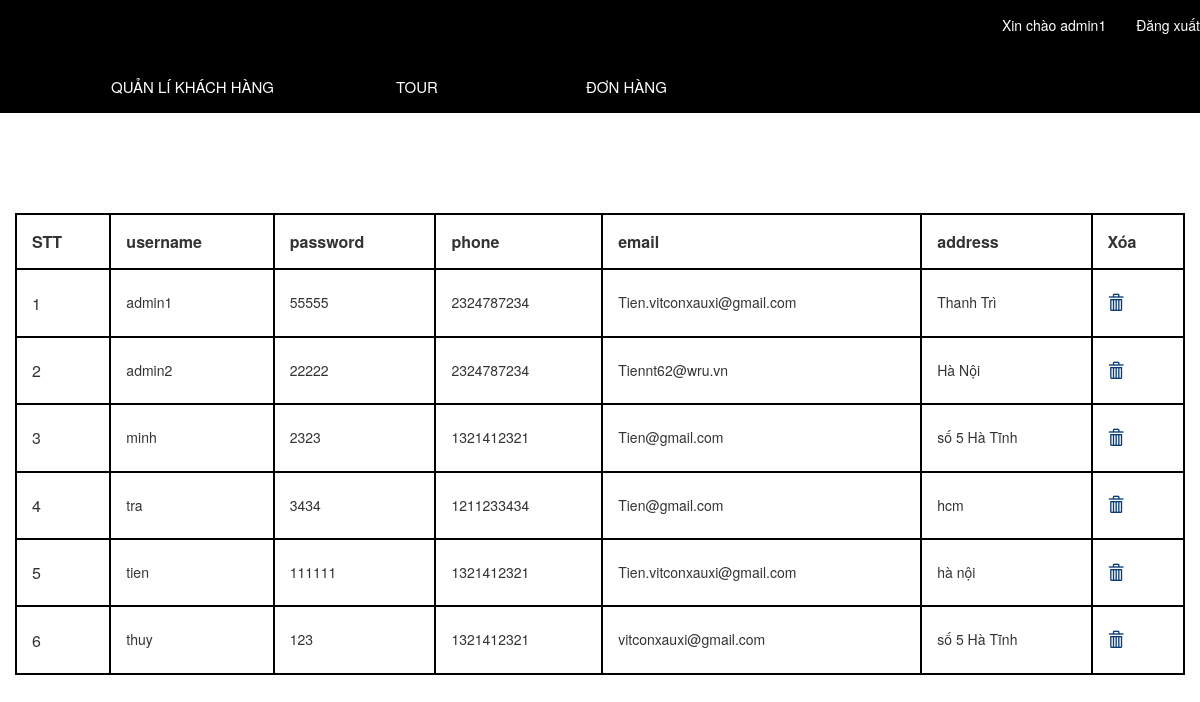
The app's page /Sources/dulich/admin/index.php (signed in) with its own data.
### tables this page shows
CREATE TABLE `users` (
  `id` int(11) NOT NULL,
  `username` varchar(500) NOT NULL,
  `password` varchar(500) NOT NULL,
  `phone` varchar(500) NOT NULL,
  `email` varchar(500) NOT NULL,
  `address` varchar(500) NOT NULL,
  `pk` varchar(500) NOT NULL
);

### Sources/dulich/admin/index.php (called while the page is built, shortened)
<?php
  include "view/ql.php";
?>

### Sources/dulich/admin/view/users.php (the view, shortened to what this page needs)
<link rel="stylesheet" type="text/css" href="../admin/css/ql.css">
<div class="content">
<table style="width:100% ">
<tr>
    <th>STT</th>
    <th>username</th>
    <th>password</th>
    <th>phone</th>
    <th>email</th>
    <th>address</th>
    <th>Xóa</th>
</tr>
<tr>
<?php
    $conn=mysqli_connect('localhost','root','','btlon');
    mysqli_set_charset($conn,"utf8");
    $sql = "SELECT * from users order by id";
    $result=mysqli_query($conn,$sql);
    $stt=0;
    while($row=mysqli_fetch_assoc($result)){
        $stt++;
        echo "<tr>";
        echo "<td>$stt</td>";
    ?>
    <td>
        <?php
        echo'<h5>'.$row['username'].'</h5>';
        ?>
    </td>
    <td>
        <?php
        echo'<h5>'.$row['password'].'</h5>';
        ?>
    </td>
    <td>
        <?php
        echo'<h5>'.$row['phone'].'</h5>';
        ?>
    </td>
    <td>
        <?php
        echo'<h5>'.$row['email'].'</h5>';
        ?>
    </td>
    <td>
        <?php
        echo'<h5>'.$row['address'].'</h5>';
        ?>
    </td>
    <?php
    echo"
    <td>
        <a href='./../admin/view/dele_user.php?id=".$row['id']."'><span class = 'glyphicon glyphicon-trash'> </ span></a>
    </td>";
    }
    ?>
</tr>
</table>
</div>

### Sources/dulich/admin/css/ql.css (style rules this page uses)
a { color:white !important; }
.content { background-color: white; color: black; margin-right:30px; }
table, th, td { margin-top:100px; margin-left:15px; border: 2px solid black; border-collapse: collapse; }
th, td { padding: 15px; }
.glyphicon-trash { color:rgb(6, 60, 121); }

### records on screen
users: username "admin1", password "55555", phone "2324787234", email "Tien.vitconxauxi@gmail.com", address "Thanh Trì"
users: username "admin2", password "22222", phone "2324787234", email "Tiennt62@wru.vn", address "Hà Nội"
users: username "minh", password "2323", phone "1321412321", email "Tien@gmail.com", address "số 5 Hà Tĩnh"
users: username "tra", password "3434", phone "1211233434", email "Tien@gmail.com", address "hcm"
users: username "tien", password "111111", phone "1321412321", email "Tien.vitconxauxi@gmail.com", address "hà nội"
users: username "thuy", password "123", phone "1321412321", email "vitconxauxi@gmail.com", address "số 5 Hà Tĩnh"

### other values on screen
$_SESSION["username"] "admin1"
